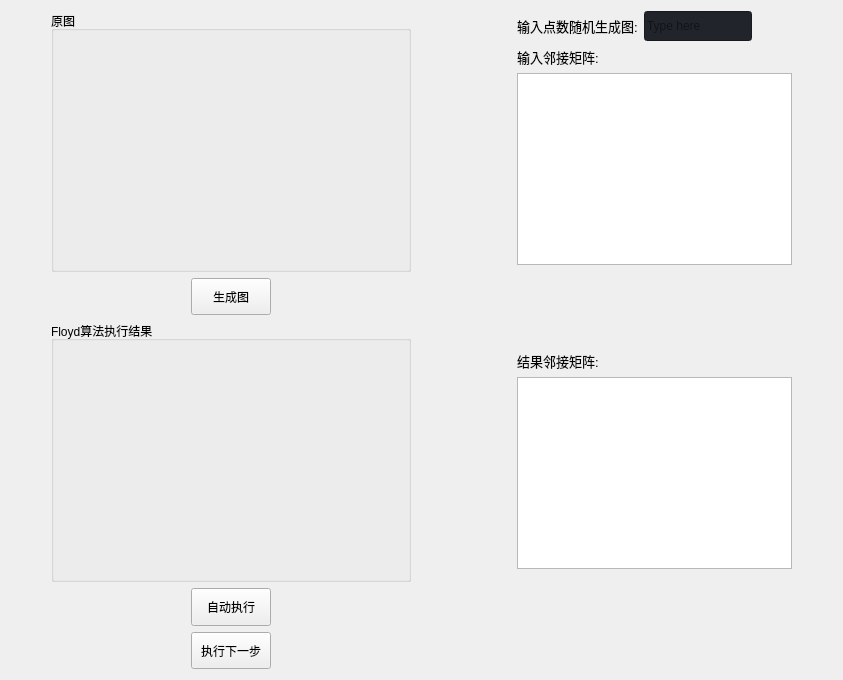
                     <widget class="QWidget" name="floyd_page">
                      <layout class="QHBoxLayout" name="horizontalLayout_25" stretch="0,1,0,1,0">
                       <item>
                        <spacer name="horizontalSpacer_21">
                         <property name="orientation">
                          <enum>Qt::Horizontal</enum>
                         </property>
                         <property name="sizeType">
                          <enum>QSizePolicy::Fixed</enum>
                         </property>
                         <property name="sizeHint" stdset="0">
                          <size>
                           <width>40</width>
                           <height>20</height>
                          </size>
                         </property>
                        </spacer>
                       </item>
                       <item>
                        <layout class="QVBoxLayout" name="verticalLayout_21" stretch="7,1,7,1,1">
                         <item>
                          <widget class="QGroupBox" name="groupBox_f">
                           <property name="title">
                            <string>原图</string>
                           </property>
                          </widget>
                         </item>
                         <item>
                          <layout class="QHBoxLayout" name="horizontalLayout_22">
                           <item>
                            <spacer name="horizontalSpacer_12">
                             <property name="orientation">
                              <enum>Qt::Horizontal</enum>
                             </property>
                             <property name="sizeType">
                              <enum>QSizePolicy::Fixed</enum>
                             </property>
                             <property name="sizeHint" stdset="0">
                              <size>
                               <width>140</width>
                               <height>20</height>
                              </size>
                             </property>
                            </spacer>
                           </item>
                           <item>
                            <widget class="QPushButton" name="btn_gf">
                             <property name="sizePolicy">
                              <sizepolicy hsizetype="Minimum" vsizetype="Preferred">
                               <horstretch>0</horstretch>
                               <verstretch>0</verstretch>
                              </sizepolicy>
                             </property>
                             <property name="text">
                              <string>生成图</string>
                             </property>
                            </widget>
                           </item>
                           <item>
                            <spacer name="horizontalSpacer_13">
                             <property name="orientation">
                              <enum>Qt::Horizontal</enum>
                             </property>
                             <property name="sizeType">
                              <enum>QSizePolicy::Fixed</enum>
                             </property>
                             <property name="sizeHint" stdset="0">
                              <size>
                               <width>140</width>
                               <height>20</height>
                              </size>
                             </property>
                            </spacer>
                           </item>
                          </layout>
                         </item>
                         <item>
                          <widget class="QGroupBox" name="groupBox_f2">
                           <property name="title">
                            <string>Floyd算法执行结果</string>
                           </property>
                          </widget>
                         </item>
                         <item>
                          <layout class="QHBoxLayout" name="horizontalLayout_23">
                           <item>
                            <spacer name="horizontalSpacer_14">
                             <property name="orientation">
                              <enum>Qt::Horizontal</enum>
                             </property>
                             <property name="sizeType">
                              <enum>QSizePolicy::Fixed</enum>
                             </property>
                             <property name="sizeHint" stdset="0">
                              <size>
                               <width>140</width>
                               <height>20</height>
                              </size>
                             </property>
                            </spacer>
                           </item>
                           <item>
                            <widget class="QPushButton" name="btn_ef">
                             <property name="sizePolicy">
                              <sizepolicy hsizetype="Minimum" vsizetype="Preferred">
                               <horstretch>0</horstretch>
                               <verstretch>0</verstretch>
                              </sizepolicy>
                             </property>
                             <property name="text">
                              <string>自动执行</string>
                             </property>
                            </widget>
                           </item>
                           <item>
                            <spacer name="horizontalSpacer_15">
                             <property name="orientation">
                              <enum>Qt::Horizontal</enum>
                             </property>
                             <property name="sizeType">
                              <enum>QSizePolicy::Fixed</enum>
                             </property>
                             <property name="sizeHint" stdset="0">
                              <size>
                               <width>140</width>
                               <height>20</height>
                              </size>
                             </property>
                            </spacer>
                           </item>
                          </layout>
                         </item>
                         <item>
                          <layout class="QHBoxLayout" name="horizontalLayout_24">
                           <item>
                            <spacer name="horizontalSpacer_16">
                             <property name="orientation">
                              <enum>Qt::Horizontal</enum>
                             </property>
                             <property name="sizeType">
                              <enum>QSizePolicy::Fixed</enum>
                             </property>
                             <property name="sizeHint" stdset="0">
                              <size>
                               <width>140</width>
                               <height>20</height>
                              </size>
                             </property>
                            </spacer>
                           </item>
                           <item>
                            <widget class="QPushButton" name="btn_nf">
                             <property name="sizePolicy">
                              <sizepolicy hsizetype="Minimum" vsizetype="Preferred">
                               <horstretch>0</horstretch>
                               <verstretch>0</verstretch>
                              </sizepolicy>
                             </property>
                             <property name="text">
                              <string>执行下一步</string>
                             </property>
                            </widget>
                           </item>
                           <item>
                            <spacer name="horizontalSpacer_17">
                             <property name="orientation">
                              <enum>Qt::Horizontal</enum>
                             </property>
                             <property name="sizeType">
                              <enum>QSizePolicy::Fixed</enum>
                             </property>
                             <property name="sizeHint" stdset="0">
                              <size>
                               <width>140</width>
                               <height>20</height>
                              </size>
                             </property>
                            </spacer>
                           </item>
                          </layout>
                         </item>
                        </layout>
                       </item>
                       <item>
                        <spacer name="horizontalSpacer_19">
                         <property name="orientation">
                          <enum>Qt::Horizontal</enum>
                         </property>
                         <property name="sizeType">
                          <enum>QSizePolicy::Fixed</enum>
                         </property>
                         <property name="sizeHint" stdset="0">
                          <size>
                           <width>100</width>
                           <height>20</height>
                          </size>
                         </property>
                        </spacer>
                       </item>
                       <item>
                        <layout class="QVBoxLayout" name="verticalLayout_26">
                         <item>
                          <layout class="QHBoxLayout" name="horizontalLayout_17">
                           <item>
                            <widget class="QLabel" name="labelBoxBlenderInstalation_8">
                             <property name="font">
                              <font>
                               <family>Segoe UI</family>
                               <pointsize>10</pointsize>
                               <italic>false</italic>
                               <bold>false</bold>
                              </font>
                             </property>
                             <property name="styleSheet">
                              <string notr="true"/>
                             </property>
                             <property name="text">
                              <string>输入点数随机生成图:</string>
                             </property>
                            </widget>
                           </item>
                           <item>
                            <widget class="QLineEdit" name="lineEdit_f">
                             <property name="minimumSize">
                              <size>
                               <width>0</width>
                               <height>30</height>
                              </size>
                             </property>
                             <property name="styleSheet">
                              <string notr="true">background-color: rgb(33, 37, 43);</string>
                             </property>
                             <property name="text">
                              <string/>
                             </property>
                             <property name="placeholderText">
                              <string>Type here</string>
                             </property>
                            </widget>
                           </item>
                           <item>
                            <spacer name="horizontalSpacer_18">
                             <property name="orientation">
                              <enum>Qt::Horizontal</enum>
                             </property>
                             <property name="sizeHint" stdset="0">
                              <size>
                               <width>40</width>
                               <height>20</height>
                              </size>
                             </property>
                            </spacer>
                           </item>
                          </layout>
                         </item>
                         <item>
                          <widget class="QLabel" name="labelBoxBlenderInstalation_14">
                           <property name="font">
                            <font>
                             <family>Segoe UI</family>
                             <pointsize>10</pointsize>
                             <italic>false</italic>
                             <bold>false</bold>
                            </font>
                           </property>
                           <property name="styleSheet">
                            <string notr="true"/>
                           </property>
                           <property name="text">
                            <string>输入邻接矩阵:</string>
                           </property>
                          </widget>
                         </item>
                         <item>
                          <widget class="QPlainTextEdit" name="plainTextEdit_f"/>
                         </item>
                         <item>
                          <spacer name="verticalSpacer_3">
                           <property name="orientation">
                            <enum>Qt::Vertical</enum>
                           </property>
                           <property name="sizeType">
                            <enum>QSizePolicy::Fixed</enum>
                           </property>
                           <property name="sizeHint" stdset="0">
                            <size>
                             <width>20</width>
                             <height>80</height>
                            </size>
                           </property>
                          </spacer>
                         </item>
                         <item>
                          <widget class="QLabel" name="labelBoxBlenderInstalation_15">
                           <property name="font">
                            <font>
                             <family>Segoe UI</family>
                             <pointsize>10</pointsize>
                             <italic>false</italic>
                             <bold>false</bold>
                            </font>
                           </property>
                           <property name="styleSheet">
                            <string notr="true"/>
                           </property>
                           <property name="text">
                            <string>结果邻接矩阵:</string>
                           </property>
                          </widget>
                         </item>
                         <item>
                          <widget class="QPlainTextEdit" name="plainTextEdit_f2"/>
                         </item>
                         <item>
                          <spacer name="verticalSpacer_4">
                           <property name="orientation">
                            <enum>Qt::Vertical</enum>
                           </property>
                           <property name="sizeType">
                            <enum>QSizePolicy::Fixed</enum>
                           </property>
                           <property name="sizeHint" stdset="0">
                            <size>
                             <width>20</width>
                             <height>100</height>
                            </size>
                           </property>
                          </spacer>
                         </item>
                        </layout>
                       </item>
                       <item>
                        <spacer name="horizontalSpacer_20">
                         <property name="orientation">
                          <enum>Qt::Horizontal</enum>
                         </property>
                         <property name="sizeType">
                          <enum>QSizePolicy::Fixed</enum>
                         </property>
                         <property name="sizeHint" stdset="0">
                          <size>
                           <width>40</width>
                           <height>20</height>
                          </size>
                         </property>
                        </spacer>
                       </item>
                      </layout>
                     </widget>
